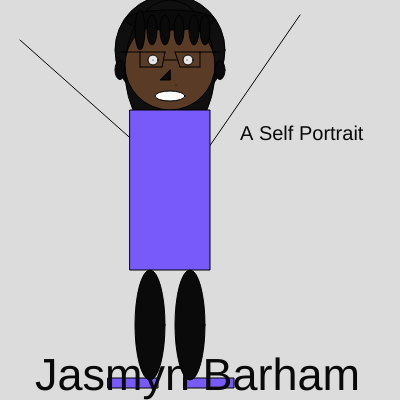
Frame 1 (no input)
Frame 60 (no input): identical to frame 1, image omitted
Frame 120 (the mouse pressed at the canvas centre since frame 60): identical to frame 1, image omitted

The p5.js sketch that drew this single still picture (run headless with seeded random() and noise() and a simulated clock; from frame 60 on, the mouse is pressed at the canvas centre):

// p5.js sketch
// ── sketch.js
function setup() {
  createCanvas(400, 400);
}

function draw() {
  background(220);
  fill(15);
  circle(170,50,110);
  ellipse(170,70,90,140);
  fill(90,60,38);
  circle(170,65,90);
  line(20,40,200,200);
  line(300,15,200,160)
  fill(230)
  circle(153,60,10);
  circle(188,60,10);
  fill(120,89,250);
  rect(130,110,80,160);
  fill(120,89,250);
  rect(108,378,50,10);
  rect(184,378,50,10);
  fill(10)
  ellipse(120,70,10,19);
  ellipse(220,70,10,19);
  triangle(170,80,160,80,170,70);
  ellipse(150,325,30,110);
  ellipse(190,325,30,110)
  fill(250)
  ellipse(170,96,30,10)
  point(153,60);
  point(187,60);
  point(176,85);
  fill(10);
  ellipse(170,20,90,20);
  line(140,52,165,52);
  line(140,67,162,67);
  line(140,52,140,67);
  line(165,52,162,67);
  //
  line(175,52,200,52);
  line(180,67,200,67);
  line(200,52,200,67);
  line(175,52,180,67);
  //
  line(164,60,178,60);
  line(140,52,120,52);
  line(200,52,220,52);
  ellipse(140,30,10,40);
  ellipse(152,30,10,30);
  ellipse(165,30,10,30);
  ellipse(179,30,10,30);
  ellipse(194,30,10,30);
  ellipse(205,30,10,30);
  textSize(45);
  text('Jasmyn Barham', 35, 390);
  textSize(20)
  text('A Self Portrait', 240,140)

  
}
